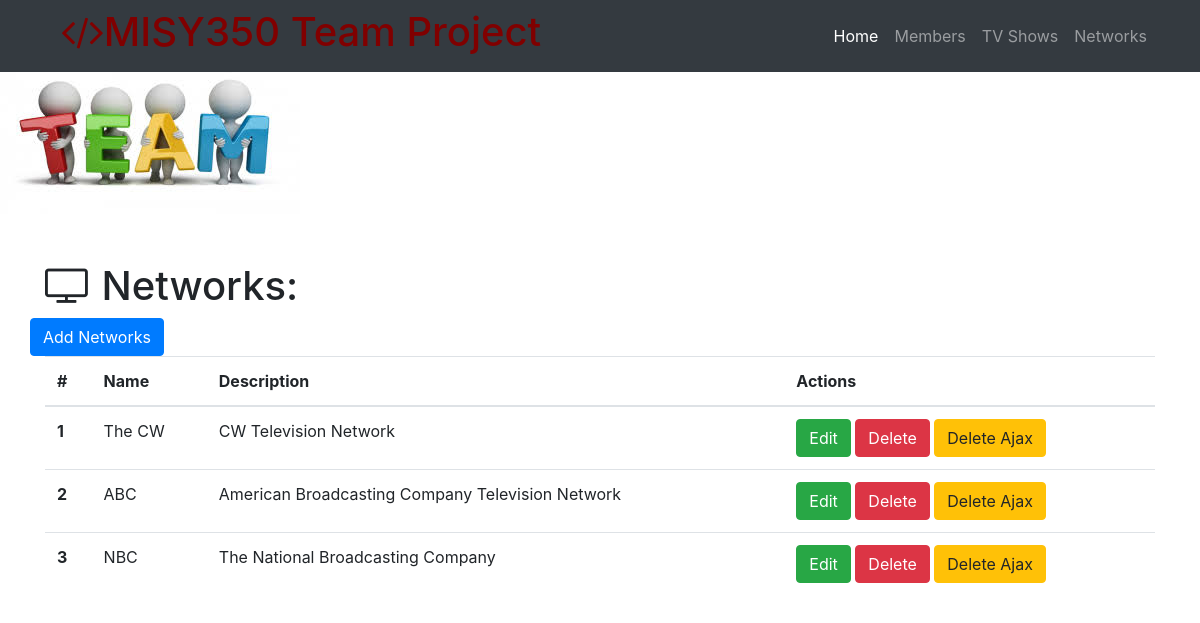
Page /networks on the committed database.
### project.py (models this page shows)
class Network(db.Model):
    __tablename__ = 'networks'
    id = db.Column(db.Integer, primary_key=True)
    name = db.Column(db.String(64))
    description = db.Column(db.Text)
    shows = db.relationship('Show', backref='network', cascade='delete')

### project.py (the view)
@app.route('/networks')
def networks_page():
    networks = Network.query.all()
    return render_template('network-all.html', networks=networks)

### templates/network-all.html (shortened to what this page needs)
{% extends "home-page.html"%}
{% block page_content%}
  <div class="container">
    <h1 class="mt-5"><i class="fa fa-television" aria-hidden="true"></i> Networks:</h1>
    <div class="row bottom-margin">
      <a href="/network/add" class="btn btn-primary" role="button" aria-disabled="true">Add Networks</a>
    </div>
    {% if networks %}
      <table class="table">
        <thead>
          <tr>
            <th>#</th>
            <th>Name</th>
            <th>Description</th>
            <th>Actions</th>
          </tr>
        </thead>
        <tbody>
          {% for network in networks %}
          <tr>
              <th scope="row">{{network.id}}</th>
              <td>{{network.name}}</td>
              <td>{{network.description}}</td>
          <td>
              <a href="/network/edit/{{network.id}}" class="btn btn-success" role="button">Edit</a>
              <a href="/network/delete/{{network.id}}" class="btn btn-danger" role="button">Delete</a>
              <button class="btn btn-warning delete_ajax_btn" role="button" data-network-id="{{network.id}}">Delete Ajax</button>
          </td>
          </tr>
          {% endfor%}
        </tbody>
      </table>
    {% else %}
      <h3>there are no networks in the database yet.</h3>
    {% endif %}
  </div>
  {% endblock%}

### rows in the picture
Network: id "1", name "The CW", description "CW Television Network"
Network: id "2", name "ABC", description "American Broadcasting Company Television Network"
Network: id "3", name "NBC", description "The National Broadcasting Company"
